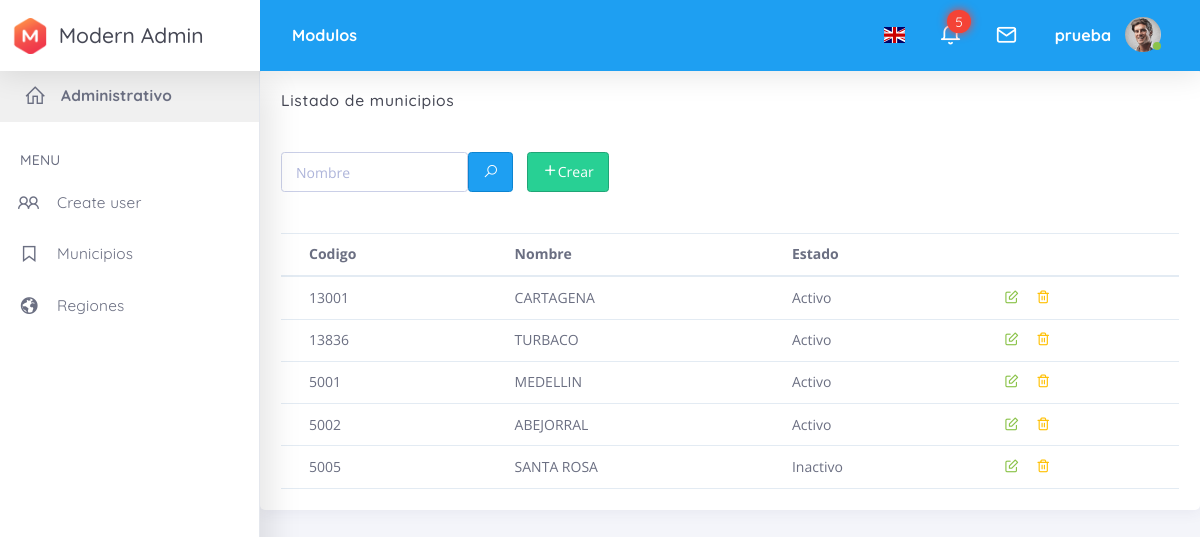
The app's page /lis/mun/ (signed in) with its own data.
### modulos/users/models.py (models this page shows, shortened)
class Users(AbstractUser):
    pro = models.ForeignKey(
        settings.AUTH_USER_MODEL,
        verbose_name='Responsable',
        null=True,
        on_delete=models.SET_NULL
    )
    class Meta(AbstractUser.Meta):
        swappable = 'AUTH_USER_MODEL'
        ordering = ['username']
        verbose_name = 'User'
        verbose_name_plural = 'Users'

class Municipio(models.Model):
    codigo = models.CharField(verbose_name='Codigo', max_length=255, unique=True)
    nombre = models.CharField(verbose_name='Nombre', max_length=255)
    estado = models.BooleanField(default=True, verbose_name='Estado')
    class Meta:
        ordering = ['codigo']
        verbose_name = 'Municipio'
        verbose_name_plural = 'Municipios'

### modulos/users/views.py (the view)
# urls.py: path('lis/mun/', login_required(LisMun.as_view(), login_url=reverse_lazy('users:login')), name='lis_mun'),
class LisMun(ListView):
    template_name = 'municipio/lis.html'
    model = Municipio
    paginate_by = 30
    def get_queryset(self):
        qs = Municipio.objects.all()
        nom = self.request.GET.get('nom', None)
        if nom:
            qs = qs.filter(nombre__icontains=nom)
        return qs
    def get_context_data(self, **kwargs):
        context = super(LisMun, self).get_context_data(**kwargs)
        tot = len(self.get_queryset())
        context["tot"] = tot
        context['tit_cont'] = 'Listado'
        context['sub_tit_cont'] = ' de municipios'
        nom = self.request.GET.get('nom', None)
        if nom:
            context["nom"] = nom
        return context

### templates/municipio/lis.html (shortened to what this page needs)
{% extends 'base.html' %}
{% load crispy_forms_tags %}
{% load humanize %}
{% block contenido %}
    <div class="row">
        <div class="col-md-12">
        <section id="configuration">
          <div class="row">
            <div class="col-12">
              <div class="card">
                <div class="card-header">
                  <h4 class="card-title">{{ tit_cont }} {{ sub_tit_cont }}</h4>
                </div>
                <div class="card-content collapse show">
                  <div class="card-body card-dashboard">
                    <form class="form-inline" role="form" method="get" action="">
                        <div class="form-group">
                              <input type="text" class="form-control" placeholder="Nombre" value="{{ nom }}" name="nom"/>
                        </div>
                        <button type="submit" class="btn btn-icon btn-info mr-1"><i class="la la-search"></i></button>
                        <a href="{% url 'users:reg_mun' %}" class="btn btn-icon btn-success mr-1"  ><i class="ft-plus"></i>Crear</a>
                    </form>
                  <br><br>
                   <div class="table-responsive">
                    <table class="table  mb-0">
                      <thead>
                        <tr>
                          <th>Codigo</th>
                          <th>Nombre</th>
                          <th>Estado</th>
                          <th></th>
                         </tr>
                      </thead>
                      <tbody>
                      {% for lo in object_list %}
                        <tr>
                          <td>{{ lo.codigo }}</td>
                          <td>{{ lo.nombre }}</td>
                          <td>
                              {% if lo.estado %}
                                Activo
                              {% else %}
                                Inactivo
                              {% endif %}
                          </td>
                          <td>
                              <a href="{% url 'users:upd_mun' pk=lo.id %}" title="Editar"><i class="ft-edit text-success"></i></a>
                              <a href="{% url 'users:del_mun' pk=lo.id %}" title="Eliminar"><i class="ft-trash-2 ml-1 text-warning"></i></a>
                          </td>
                        </tr>
                         {% empty %}
                         <tr id="trow_1">
                            <td colspan="=20">No hay datos</td>
                         </tr>
                      {% endfor %}
                      </tbody>
                    </table>
                   </div>
                  </div>
                </div>
              </div>
            </div>
          </div>
        </section>
        </div>
    </div>
 {% endblock %}

### templates/base.html (shortened to what this page needs)
<!DOCTYPE html>
<html class="loading" lang="en" data-textdirection="ltr">
<head>
    <link rel="stylesheet" type="text/css" href="{{ STATIC_URL }}login/css/vendors.min.css">
    <link rel="stylesheet" type="text/css" href="{{ STATIC_URL }}login/css/bootstrap.css">
    <link rel="stylesheet" type="text/css" href="{{ STATIC_URL }}login/css/bootstrap-extended.css">
    <link rel="stylesheet" type="text/css" href="{{ STATIC_URL }}login/css/colors.css">
    <link rel="stylesheet" type="text/css" href="{{ STATIC_URL }}login/css/components.css">
    <link rel="stylesheet" type="text/css" href="{{ STATIC_URL }}login/css/vertical-menu.css">
    <link rel="stylesheet" type="text/css" href="{{ STATIC_URL }}login/css/palette-gradient.css">
    <link rel="stylesheet" type="text/css" href="{{ STATIC_URL }}login/css/style.css">
    {% load humanize %}
</head>
<body class="vertical-layout vertical-menu 2-columns   fixed-navbar" data-open="click" data-menu="vertical-menu" data-col="2-columns">
    <nav class="header-navbar navbar-expand-md navbar navbar-with-menu navbar-without-dd-arrow fixed-top navbar-semi-light bg-info navbar-shadow">
        <div class="navbar-wrapper">
            <div class="navbar-header">
                <ul class="nav navbar-nav flex-row">
                    <li class="nav-item"><a class="navbar-brand" href="{% url 'users:base' %}"><img class="brand-logo" alt="modern admin logo" src="{{ STATIC_URL }}logo.png">
                            <h3 class="brand-text">Modern Admin</h3>
                        </a></li>
                </ul>
            </div>
            <div class="navbar-container content">
                <div class="collapse navbar-collapse" id="navbar-mobile">
                    <ul class="nav navbar-nav mr-auto float-left">
                        <li class="dropdown nav-item mega-dropdown d-none d-lg-block"><a class="dropdown-toggle nav-link" href="#" data-toggle="dropdown"><b>Modulos</b></a>
                        </li>
                    </ul>
                    <ul class="nav navbar-nav float-right">
                        <li class="dropdown dropdown-language nav-item"><a class="dropdown-toggle nav-link" id="dropdown-flag" href="#" data-toggle="dropdown" aria-haspopup="true" aria-expanded="false"><i class="flag-icon flag-icon-gb"></i></a>
                        </li>
                        <li class="dropdown dropdown-notification nav-item"><a class="nav-link nav-link-label" href="#" data-toggle="dropdown"><i class="ficon ft-bell"></i><span class="badge badge-pill badge-danger badge-up badge-glow">5</span></a>
                        </li>
                        <li class="dropdown dropdown-notification nav-item"><a class="nav-link nav-link-label" href="#" data-toggle="dropdown"><i class="ficon ft-mail"> </i></a>
                        </li>
                        <li class="dropdown dropdown-user nav-item"><a class="dropdown-toggle nav-link dropdown-user-link" href="#" data-toggle="dropdown"><span class="mr-1 user-name text-bold-700">{{ request.user.username }} </span><span class="avatar avatar-online"><img src="{{ STATIC_URL }}avatar.png" alt="avatar"><i></i></span></a>
                        </li>
                    </ul>
                </div>
            </div>
        </div>
    </nav>
    <div class="main-menu menu-fixed menu-light menu-accordion    menu-shadow " data-scroll-to-active="true">
        <div class="main-menu-content">
            {% include 'menuadmin.html' %}
        </div>
    </div>
    <div class="app-content content">
        {% block contenido %}
        {% endblock contenido %}
    </div>
    <div class="drag-target"></div>
</body>
</html>

### templates/menuadmin.html (shortened to what this page needs)
{% if request.user.is_superuser %}
    <ul class="navigation navigation-main" id="main-menu-navigation" data-menu="menu-navigation">
        <li class="active"><a href="{% url 'users:base' %}"><i class="la la-home"></i>
            <span class="menu-title" data-i18n="">Administrativo</span></a>
        </li>
        <li class=" navigation-header">
            <span data-i18n="nav.category.professional">Menu</span>
        </li>
        <li class=" menu-item"><a href="{% url 'users:rus' %}">
            <i class="la la-users"></i>
            <span class="menu-title" data-i18n="">Create user</span>
        </a>
        </li>
        <li class=" menu-item"><a href="{% url 'users:lis_mun' %}">
            <i class="la la-bookmark"></i>
            <span class="menu-title" data-i18n="">Municipios</span>
        </a>
        </li>
        <li class=" menu-item"><a href="{% url 'users:lis_reg' %}">
            <i class="la la-globe"></i>
            <span class="menu-title" data-i18n="">Regiones</span>
        </a>
        </li>
    </ul>
{% endif %}

### static/login/css/vertical-menu.css (style rules this page uses)
body.vertical-layout.vertical-menu .main-menu .navigation > li > a > i { font-size : 1.6rem; }
body.vertical-layout.vertical-menu .navbar .navbar-brand { white-space : nowrap; }
body.vertical-layout.vertical-menu.menu-expanded .navbar .navbar-header { float : left; width : 260px; }
body.vertical-layout.vertical-menu.menu-expanded .navbar .navbar-container { margin-left : 260px; }
body.vertical-layout.vertical-menu.menu-expanded .navbar .navbar-brand .brand-text { -webkit-animation : 0.3s cubic-bezier(0.25, 0.8, 0.25, 1) 0s normal forwards 1 fadein; -moz-animation : 0.3s cubic-bezier(0.25, 0.8, 0.25, 1) 0s normal forwards 1 fadein; -o-animation : 0.3s cubic-bezier(0.25, 0.8, 0.25, 1) 0s normal forwards 1 fadein; animation : 0.3s cubic-bezier(0.25, 0.8, 0.25, 1) 0s normal forwards 1 fadein; visibility : visible; }
body.vertical-layout.vertical-menu.menu-expanded .main-menu { width : 260px; -webkit-transition : 300ms ease all; -o-transition : 300ms ease all; -moz-transition : 300ms ease all; transition : 300ms ease all; -webkit-backface-visibility : hidden; -moz-backface-visibility : hidden; backface-visibility : hidden; }
body.vertical-layout.vertical-menu.menu-expanded .main-menu .navigation .navigation-header span { visibility : visible; }
body.vertical-layout.vertical-menu.menu-expanded .main-menu .navigation > li > a > i { margin-right : 12px; }
body.vertical-layout.vertical-menu.menu-expanded .main-menu .navigation > li > a > i:before { font-size : 1.6rem; }
body.vertical-layout.vertical-menu.menu-expanded .main-menu .navigation > li > a > span { visibility : visible; }
body.vertical-layout.vertical-menu.menu-expanded .content, body.vertical-layout.vertical-menu.menu-expanded .footer { margin-left : 260px; }
@media (min-width: 992px) { body.vertical-layout.vertical-menu .main-menu { width : 260px; } }
@media (min-width: 992px) { body.vertical-layout.vertical-menu .navbar .navbar-header { width : 260px; } }
@media (min-width: 992px) { body.vertical-layout.vertical-menu .content, body.vertical-layout.vertical-menu .footer { margin-left : 260px; } }

### records on screen
Users: user.username "prueba"
Municipio: codigo "13001", nombre "CARTAGENA", estado "Activo"
Municipio: codigo "13836", nombre "TURBACO", estado "Activo"
Municipio: codigo "5001", nombre "MEDELLIN", estado "Activo"
Municipio: codigo "5002", nombre "ABEJORRAL", estado "Activo"
Municipio: codigo "5005", nombre "SANTA ROSA", estado "Inactivo"

### other values on screen
{{ tit_cont }} "Listado"
{{ sub_tit_cont }} "de municipios"
